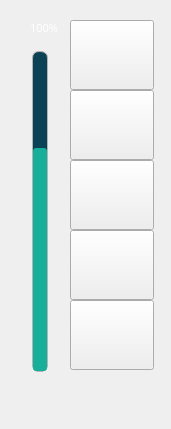
<?xml version="1.0" encoding="UTF-8"?>
<ui version="4.0">
 <class>wedget1</class>
 <widget class="QWidget" name="wedget1">
  <property name="geometry">
   <rect>
    <x>0</x>
    <y>0</y>
    <width>171</width>
    <height>429</height>
   </rect>
  </property>
  <property name="windowTitle">
   <string>Form</string>
  </property>
  <property name="styleSheet">
   <string notr="true"/>
  </property>
  <widget class="QFrame" name="frame">
   <property name="geometry">
    <rect>
     <x>0</x>
     <y>0</y>
     <width>171</width>
     <height>429</height>
    </rect>
   </property>
   <property name="sizePolicy">
    <sizepolicy hsizetype="Ignored" vsizetype="Ignored">
     <horstretch>0</horstretch>
     <verstretch>0</verstretch>
    </sizepolicy>
   </property>
   <property name="frameShape">
    <enum>QFrame::NoFrame</enum>
   </property>
   <property name="frameShadow">
    <enum>QFrame::Plain</enum>
   </property>
   <property name="lineWidth">
    <number>0</number>
   </property>
   <widget class="QWidget" name="widget" native="true">
    <property name="geometry">
     <rect>
      <x>0</x>
      <y>0</y>
      <width>171</width>
      <height>429</height>
     </rect>
    </property>
    <property name="sizePolicy">
     <sizepolicy hsizetype="Ignored" vsizetype="Ignored">
      <horstretch>0</horstretch>
      <verstretch>0</verstretch>
     </sizepolicy>
    </property>
    <property name="styleSheet">
     <string notr="true"/>
    </property>
    <widget class="QLabel" name="label_val">
     <property name="geometry">
      <rect>
       <x>30</x>
       <y>20</y>
       <width>28</width>
       <height>16</height>
      </rect>
     </property>
     <property name="sizePolicy">
      <sizepolicy hsizetype="Ignored" vsizetype="Ignored">
       <horstretch>0</horstretch>
       <verstretch>0</verstretch>
      </sizepolicy>
     </property>
     <property name="font">
      <font>
       <family>微软雅黑</family>
       <pointsize>8</pointsize>
      </font>
     </property>
     <property name="styleSheet">
      <string notr="true">color: rgb(255, 255, 255);</string>
     </property>
     <property name="text">
      <string>100%</string>
     </property>
     <property name="alignment">
      <set>Qt::AlignCenter</set>
     </property>
    </widget>
    <widget class="QProgressBar" name="progressBar">
     <property name="geometry">
      <rect>
       <x>32</x>
       <y>51</y>
       <width>16</width>
       <height>321</height>
      </rect>
     </property>
     <property name="sizePolicy">
      <sizepolicy hsizetype="Ignored" vsizetype="Ignored">
       <horstretch>0</horstretch>
       <verstretch>0</verstretch>
      </sizepolicy>
     </property>
     <property name="font">
      <font>
       <family>微软雅黑</family>
       <pointsize>9</pointsize>
       <weight>50</weight>
       <italic>false</italic>
       <bold>false</bold>
      </font>
     </property>
     <property name="styleSheet">
      <string notr="true">QProgressBar{
	font:9pt;
	border-radius:7px;
	text-align:center;
	border:1px solid #E8EDF2;
	background-color: rgb(12, 66, 86);
	border-color: rgb(180, 180, 180);
}
QProgressBar:chunk{
	border-radius:3px;
	background-color:rgb(23, 175, 153);;
}</string>
     </property>
     <property name="value">
      <number>70</number>
     </property>
     <property name="alignment">
      <set>Qt::AlignLeading|Qt::AlignLeft|Qt::AlignVCenter</set>
     </property>
     <property name="textVisible">
      <bool>false</bool>
     </property>
     <property name="orientation">
      <enum>Qt::Vertical</enum>
     </property>
     <property name="textDirection">
      <enum>QProgressBar::TopToBottom</enum>
     </property>
    </widget>
    <widget class="QPushButton" name="bt_4">
     <property name="geometry">
      <rect>
       <x>70</x>
       <y>20</y>
       <width>84</width>
       <height>70</height>
      </rect>
     </property>
     <property name="sizePolicy">
      <sizepolicy hsizetype="Ignored" vsizetype="Ignored">
       <horstretch>0</horstretch>
       <verstretch>0</verstretch>
      </sizepolicy>
     </property>
     <property name="focusPolicy">
      <enum>Qt::NoFocus</enum>
     </property>
     <property name="styleSheet">
      <string notr="true">QButton{border:2px solid rgb(23,59, 111);}</string>
     </property>
     <property name="text">
      <string/>
     </property>
    </widget>
    <widget class="QPushButton" name="bt_1">
     <property name="geometry">
      <rect>
       <x>70</x>
       <y>230</y>
       <width>84</width>
       <height>70</height>
      </rect>
     </property>
     <property name="sizePolicy">
      <sizepolicy hsizetype="Ignored" vsizetype="Ignored">
       <horstretch>0</horstretch>
       <verstretch>0</verstretch>
      </sizepolicy>
     </property>
     <property name="focusPolicy">
      <enum>Qt::NoFocus</enum>
     </property>
     <property name="styleSheet">
      <string notr="true">QButton{border:2px solid rgb(23,59, 111);}</string>
     </property>
     <property name="text">
      <string/>
     </property>
    </widget>
    <widget class="QPushButton" name="bt_3">
     <property name="geometry">
      <rect>
       <x>70</x>
       <y>90</y>
       <width>84</width>
       <height>70</height>
      </rect>
     </property>
     <property name="sizePolicy">
      <sizepolicy hsizetype="Ignored" vsizetype="Ignored">
       <horstretch>0</horstretch>
       <verstretch>0</verstretch>
      </sizepolicy>
     </property>
     <property name="focusPolicy">
      <enum>Qt::NoFocus</enum>
     </property>
     <property name="styleSheet">
      <string notr="true">QButton{border:2px solid rgb(23,59, 111);}</string>
     </property>
     <property name="text">
      <string/>
     </property>
    </widget>
    <widget class="QPushButton" name="bt_2">
     <property name="geometry">
      <rect>
       <x>70</x>
       <y>160</y>
       <width>84</width>
       <height>70</height>
      </rect>
     </property>
     <property name="sizePolicy">
      <sizepolicy hsizetype="Ignored" vsizetype="Ignored">
       <horstretch>0</horstretch>
       <verstretch>0</verstretch>
      </sizepolicy>
     </property>
     <property name="focusPolicy">
      <enum>Qt::NoFocus</enum>
     </property>
     <property name="styleSheet">
      <string notr="true">QButton{border:2px solid rgb(23,59, 111);}</string>
     </property>
     <property name="text">
      <string/>
     </property>
    </widget>
    <widget class="QPushButton" name="bt_0">
     <property name="geometry">
      <rect>
       <x>70</x>
       <y>300</y>
       <width>84</width>
       <height>70</height>
      </rect>
     </property>
     <property name="sizePolicy">
      <sizepolicy hsizetype="Ignored" vsizetype="Ignored">
       <horstretch>0</horstretch>
       <verstretch>0</verstretch>
      </sizepolicy>
     </property>
     <property name="focusPolicy">
      <enum>Qt::NoFocus</enum>
     </property>
     <property name="styleSheet">
      <string notr="true">QButton{border:2px solid rgb(23,59, 111);}</string>
     </property>
     <property name="text">
      <string/>
     </property>
     <property name="autoExclusive">
      <bool>true</bool>
     </property>
     <property name="autoRepeatDelay">
      <number>500</number>
     </property>
    </widget>
    <widget class="MyProgressBar" name="widget_bar" native="true">
     <property name="geometry">
      <rect>
       <x>25</x>
       <y>45</y>
       <width>35</width>
       <height>350</height>
      </rect>
     </property>
    </widget>
   </widget>
  </widget>
 </widget>
 <customwidgets>
  <customwidget>
   <class>MyProgressBar</class>
   <extends>QWidget</extends>
   <header>myprogressbar.h</header>
   <container>1</container>
  </customwidget>
 </customwidgets>
 <resources/>
 <connections/>
</ui>
